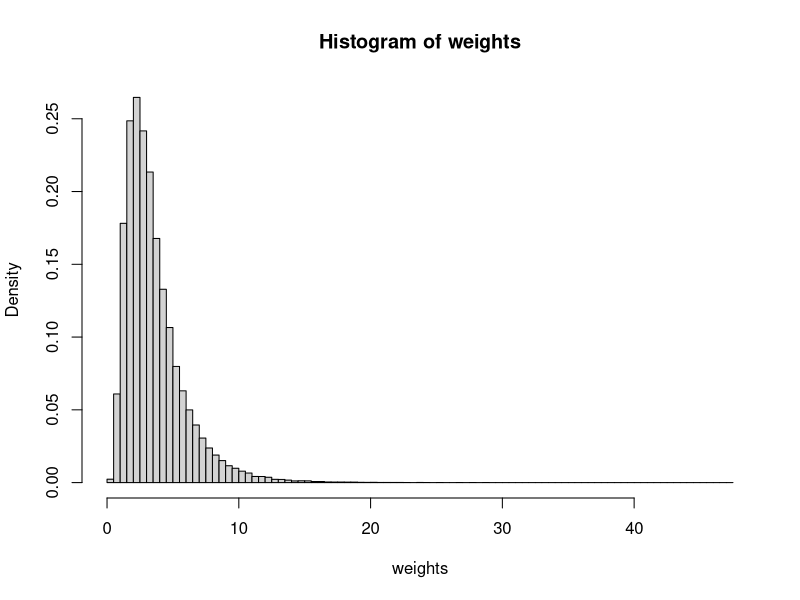
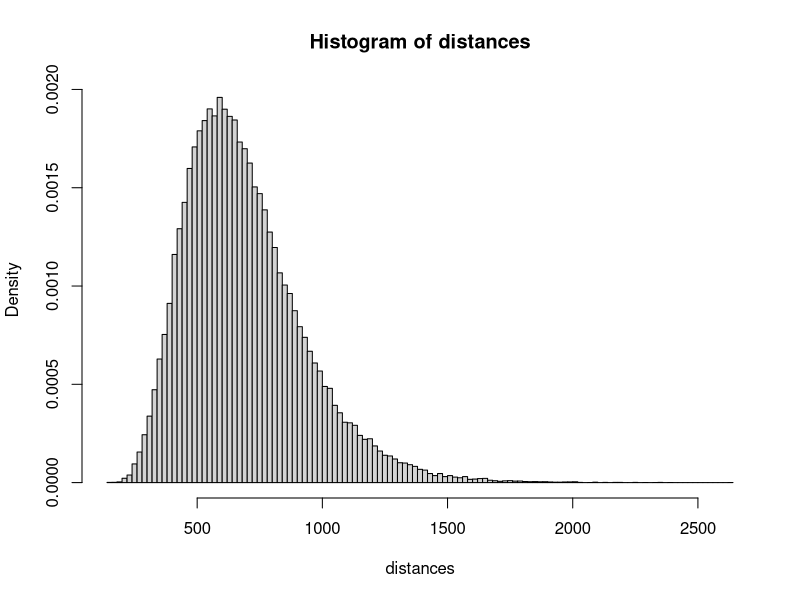

Write R code to recreate these figures, in order. (Note: this script raises an error after producing the figures.)
# coding: utf-8
# CaseStudyRQuebec2017
# Authors : David Beauchemin & Samuel Cabral Cruz

# Source code for the creation of the benchmark.csv file

# Setting working directory properly 
getwd()
setwd("..")
(path <- getwd())

# Parameters of the simulation
n <- 100000
x <- matrix(c(runif(2*n)),ncol = 2,byrow = TRUE)

# Generate weights with a LogNormal distribution
mu1 <- log(3000)
sigma1 <- log(1.8)
exp(mu1+sigma1**2/2)
exp(2*mu1+4*sigma1**2/2)-exp(mu1+sigma1**2/2)**2
weights <- round(qlnorm(x[,1],mu1,sigma1)/1000,3)
hist(weights,breaks = 100,freq=FALSE)
mean(weights)
max(weights)

# Generate the errors on the weights
weightsTarifParam <- 0.7
weightsCost <- weights*weightsTarifParam
weightsError <- rnorm(n,mean(weightsCost),sd(weightsCost))
max(weightsError)
min(weightsError)
weightsFinalPrice <- weightsCost+weightsError
mean(weightsFinalPrice)
min(weightsFinalPrice)
var(weightsFinalPrice)

# Generate the distance with a LogNormal distribution
# routesCanada
# routesIATA <- cbind(paste(routesCanada$sourceAirport),paste(routesCanada$destinationAirport))
# routesDistance <- apply(routesIATA, 1, function(x) airportsDist(x[1],x[2])$value)
# max(routesDistance)
# mean(routesDistance)
mu2 <- log(650)
sigma2 <- log(1.4)
(distances <- round(qlnorm(x[,2],mu2,sigma2)))
hist(distances,breaks = 100,freq=FALSE)
mean(distances)
max(distances)

# Generate the errors on the distances
distancesTarifParam <- 0.0275
distancesCost <- distances*distancesTarifParam
distancesError <- rnorm(n,mean(distancesCost),sd(distancesCost))
distancesFinalPrice <- distancesCost+distancesError
mean(distancesFinalPrice)
var(distancesFinalPrice)
max(distancesFinalPrice)
min(distancesFinalPrice)

# Generate total price
baseCost <- 10
# taxRate <- sum(table(airportsCanada$province)*as.numeric(paste(taxRates$taxRate)))/length(airportsCanada$province)
taxRate <- 1.082408
profitMargin <- 1.15
(totalCost <- round((baseCost + weightsFinalPrice + distancesFinalPrice)*profitMargin*taxRate,2))
mean(totalCost)
var(totalCost)
max(totalCost)
min(totalCost)

# Export to csv format
(dataExport <- cbind(weights,distances,totalCost))
colnames(dataExport) <- c("Poids (Kg)","Distance (Km)","Prix (CAD $)")
write.csv(dataExport,paste(path,"/Reference/benchmark.csv",sep=''),row.names = FALSE, fileEncoding = "UTF-8")
